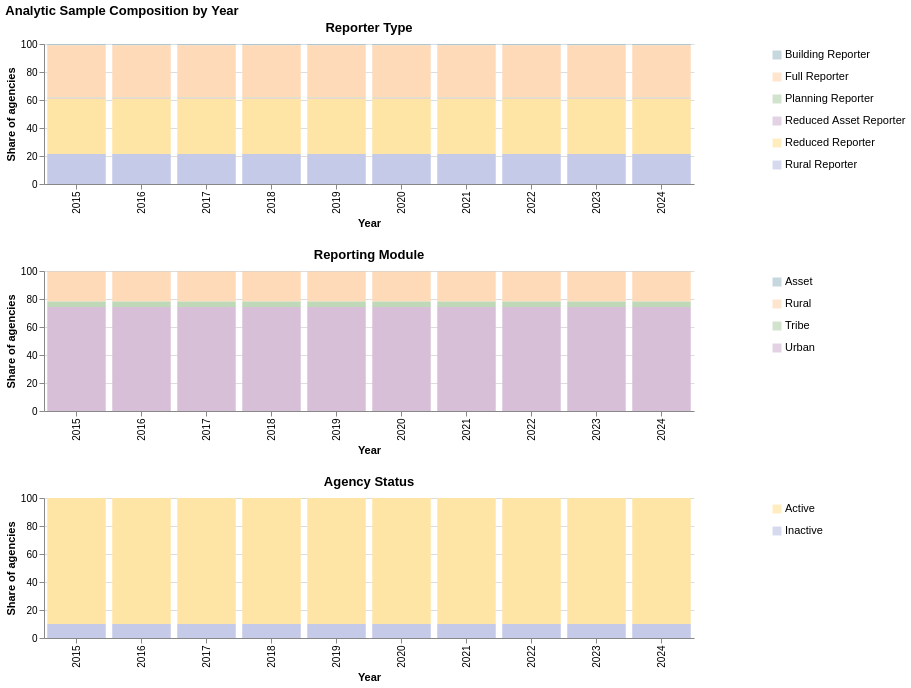

The cell this chart's notebook holds for it:
### Markdown cell above
Analytical Sample Disclaimer: The mode-level analysis includes all available agency observations in the NTD data for each year. Results are not separately segmented by reporter type, reporting module, or agency status in the remaining charts. The composition of the available agency observations by these characteristics is shown in the following composition chart and should be considered when interpreting year-to-year differences in spending, performance, and cost-effectiveness.

### Code cell
sample_chart = chart_ideas.composition_by_year(
    df_merged,
    {
        "reporter_type": "Reporter Type",
        "reporting_module": "Reporting Module",
        "agency_status": "Agency Status",
    },
    chart_title="Analytic Sample Composition by Year"
)

sample_chart

### Figure 1 — Vega specification as saved in the notebook (floating-point values rounded to 4 significant figures)
{"$schema": "https://vega.github.io/schema/vega/v6.json", "data": [{"name": "source_1", "values": [{"category": "Building Reporter", "y": 0}, {"category": "Full Reporter", "y": 1}, {"category": "Planning Reporter", "y": 2}, {"category": "Reduced Asset Reporter", "y": 3}, {"category": "Reduced Reporter", "y": 4}, {"category": "Rural Reporter", "y": 5}]}, {"name": "source_3", "values": [{"category": "Asset", "y": 0}, {"category": "Rural", "y": 1}, {"category": "Tribe", "y": 2}, {"category": "Urban", "y": 3}]}, {"name": "source_5", "values": [{"category": "Active", "y": 0}, {"category": "Inactive", "y": 1}]}, {"name": "source_0", "values": [{"n": 2, "pct": 0.8403, "pct_end": 100.0, "pct_start": 99.16, "reporter_type": "Building Reporter", "year": 2015}, {"n": 89, "pct": 37.39, "pct_end": 99.16, "pct_start": 61.76, "reporter_type": "Full Reporter", "year": 2015}, {"n": 1, "pct": 0.4202, "pct_end": 61.76, "pct_start": 61.34, "reporter_type": "Planning Reporter", "year": 2015}, {"n": 1, "pct": 0.4202, "pct_end": 61.34, "pct_start": 60.92, "reporter_type": "Reduced Asset Reporter", "year": 2015}, {"n": 94, "pct": 39.5, "pct_end": 60.92, "pct_start": 21.43, "reporter_type": "Reduced Reporter", "year": 2015}, {"n": 51, "pct": 21.43, "pct_end": 21.43, "pct_start": 0.0, "reporter_type": "Rural Reporter", "year": 2015}, {"n": 2, "pct": 0.8403, "pct_end": 100.0, "pct_start": 99.16, "reporter_type": "Building Reporter", "year": 2016}, {"n": 89, "pct": 37.39, "pct_end": 99.16, "pct_start": 61.76, "reporter_type": "Full Reporter", "year": 2016}, {"n": 1, "pct": 0.4202, "pct_end": 61.76, "pct_start": 61.34, "reporter_type": "Planning Reporter", "year": 2016}, {"n": 1, "pct": 0.4202, "pct_end": 61.34, "pct_start": 60.92, "reporter_type": "Reduced Asset Reporter", "year": 2016}, {"n": 94, "pct": 39.5, "pct_end": 60.92, "pct_start": 21.43, "reporter_type": "Reduced Reporter", "year": 2016}, {"n": 51, "pct": 21.43, "pct_end": 21.43, "pct_start": 0.0, "reporter_type": "Rural Reporter", "year": 2016}, {"n": 2, "pct": 0.8403, "pct_end": 100.0, "pct_start": 99.16, "reporter_type": "Building Reporter", "year": 2017}, {"n": 89, "pct": 37.39, "pct_end": 99.16, "pct_start": 61.76, "reporter_type": "Full Reporter", "year": 2017}, {"n": 1, "pct": 0.4202, "pct_end": 61.76, "pct_start": 61.34, "reporter_type": "Planning Reporter", "year": 2017}, {"n": 1, "pct": 0.4202, "pct_end": 61.34, "pct_start": 60.92, "reporter_type": "Reduced Asset Reporter", "year": 2017}, {"n": 94, "pct": 39.5, "pct_end": 60.92, "pct_start": 21.43, "reporter_type": "Reduced Reporter", "year": 2017}, {"n": 51, "pct": 21.43, "pct_end": 21.43, "pct_start": 0.0, "reporter_type": "Rural Reporter", "year": 2017}, {"n": 2, "pct": 0.8403, "pct_end": 100.0, "pct_start": 99.16, "reporter_type": "Building Reporter", "year": 2018}, {"n": 89, "pct": 37.39, "pct_end": 99.16, "pct_start": 61.76, "reporter_type": "Full Reporter", "year": 2018}, {"n": 1, "pct": 0.4202, "pct_end": 61.76, "pct_start": 61.34, "reporter_type": "Planning Reporter", "year": 2018}, {"n": 1, "pct": 0.4202, "pct_end": 61.34, "pct_start": 60.92, "reporter_type": "Reduced Asset Reporter", "year": 2018}, {"n": 94, "pct": 39.5, "pct_end": 60.92, "pct_start": 21.43, "reporter_type": "Reduced Reporter", "year": 2018}, {"n": 51, "pct": 21.43, "pct_end": 21.43, "pct_start": 0.0, "reporter_type": "Rural Reporter", "year": 2018}, {"n": 2, "pct": 0.8403, "pct_end": 100.0, "pct_start": 99.16, "reporter_type": "Building Reporter", "year": 2019}, {"n": 89, "pct": 37.39, "pct_end": 99.16, "pct_start": 61.76, "reporter_type": "Full Reporter", "year": 2019}, {"n": 1, "pct": 0.4202, "pct_end": 61.76, "pct_start": 61.34, "reporter_type": "Planning Reporter", "year": 2019}, {"n": 1, "pct": 0.4202, "pct_end": 61.34, "pct_start": 60.92, "reporter_type": "Reduced Asset Reporter", "year": 2019}, {"n": 94, "pct": 39.5, "pct_end": 60.92, "pct_start": 21.43, "reporter_type": "Reduced Reporter", "year": 2019}, {"n": 51, "pct": 21.43, "pct_end": 21.43, "pct_start": 0.0, "reporter_type": "Rural Reporter", "year": 2019}, {"n": 2, "pct": 0.8403, "pct_end": 100.0, "pct_start": 99.16, "reporter_type": "Building Reporter", "year": 2020}, {"n": 89, "pct": 37.39, "pct_end": 99.16, "pct_start": 61.76, "reporter_type": "Full Reporter", "year": 2020}, {"n": 1, "pct": 0.4202, "pct_end": 61.76, "pct_start": 61.34, "reporter_type": "Planning Reporter", "year": 2020}, {"n": 1, "pct": 0.4202, "pct_end": 61.34, "pct_start": 60.92, "reporter_type": "Reduced Asset Reporter", "year": 2020}, {"n": 94, "pct": 39.5, "pct_end": 60.92, "pct_start": 21.43, "reporter_type": "Reduced Reporter", "year": 2020}, {"n": 51, "pct": 21.43, "pct_end": 21.43, "pct_start": 0.0, "reporter_type": "Rural Reporter", "year": 2020}, {"n": 2, "pct": 0.8403, "pct_end": 100.0, "pct_start": 99.16, "reporter_type": "Building Reporter", "year": 2021}, {"n": 89, "pct": 37.39, "pct_end": 99.16, "pct_start": 61.76, "reporter_type": "Full Reporter", "year": 2021}, {"n": 1, "pct": 0.4202, "pct_end": 61.76, "pct_start": 61.34, "reporter_type": "Planning Reporter", "year": 2021}, {"n": 1, "pct": 0.4202, "pct_end": 61.34, "pct_start": 60.92, "reporter_type": "Reduced Asset Reporter", "year": 2021}, {"n": 94, "pct": 39.5, "pct_end": 60.92, "pct_start": 21.43, "reporter_type": "Reduced Reporter", "year": 2021}, {"n": 51, "pct": 21.43, "pct_end": 21.43, "pct_start": 0.0, "reporter_type": "Rural Reporter", "year": 2021}, {"n": 2, "pct": 0.8403, "pct_end": 100.0, "pct_start": 99.16, "reporter_type": "Building Reporter", "year": 2022}, {"n": 89, "pct": 37.39, "pct_end": 99.16, "pct_start": 61.76, "reporter_type": "Full Reporter", "year": 2022}, {"n": 1, "pct": 0.4202, "pct_end": 61.76, "pct_start": 61.34, "reporter_type": "Planning Reporter", "year": 2022}, {"n": 1, "pct": 0.4202, "pct_end": 61.34, "pct_start": 60.92, "reporter_type": "Reduced Asset Reporter", "year": 2022}, {"n": 94, "pct": 39.5, "pct_end": 60.92, "pct_start": 21.43, "reporter_type": "Reduced Reporter", "year": 2022}, {"n": 51, "pct": 21.43, "pct_end": 21.43, "pct_start": 0.0, "reporter_type": "Rural Reporter", "year": 2022}, {"n": 2, "pct": 0.8403, "pct_end": 100.0, "pct_start": 99.16, "reporter_type": "Building Reporter", "year": 2023}, {"n": 89, "pct": 37.39, "pct_end": 99.16, "pct_start": 61.76, "reporter_type": "Full Reporter", "year": 2023}, {"n": 1, "pct": 0.4202, "pct_end": 61.76, "pct_start": 61.34, "reporter_type": "Planning Reporter", "year": 2023}, {"n": 1, "pct": 0.4202, "pct_end": 61.34, "pct_start": 60.92, "reporter_type": "Reduced Asset Reporter", "year": 2023}, {"n": 94, "pct": 39.5, "pct_end": 60.92, "pct_start": 21.43, "reporter_type": "Reduced Reporter", "year": 2023}, {"n": 51, "pct": 21.43, "pct_end": 21.43, "pct_start": 0.0, "reporter_type": "Rural Reporter", "year": 2023}, {"n": 2, "pct": 0.8403, "pct_end": 100.0, "pct_start": 99.16, "reporter_type": "Building Reporter", "year": 2024}, {"n": 89, "pct": 37.39, "pct_end": 99.16, "pct_start": 61.76, "reporter_type": "Full Reporter", "year": 2024}, {"n": 1, "pct": 0.4202, "pct_end": 61.76, "pct_start": 61.34, "reporter_type": "Planning Reporter", "year": 2024}, {"n": 1, "pct": 0.4202, "pct_end": 61.34, "pct_start": 60.92, "reporter_type": "Reduced Asset Reporter", "year": 2024}, {"n": 94, "pct": 39.5, "pct_end": 60.92, "pct_start": 21.43, "reporter_type": "Reduced Reporter", "year": 2024}, {"n": 51, "pct": 21.43, "pct_end": 21.43, "pct_start": 0.0, "reporter_type": "Rural Reporter", "year": 2024}]}, {"name": "source_2", "values": [{"n": 1, "pct": 0.4202, "pct_end": 100.0, "pct_start": 99.58, "reporting_module": "Asset", "year": 2015}, {"n": 51, "pct": 21.43, "pct_end": 99.58, "pct_start": 78.15, "reporting_module": "Rural", "year": 2015}, {"n": 9, "pct": 3.782, "pct_end": 78.15, "pct_start": 74.37, "reporting_module": "Tribe", "year": 2015}, {"n": 177, "pct": 74.37, "pct_end": 74.37, "pct_start": 0.0, "reporting_module": "Urban", "year": 2015}, {"n": 1, "pct": 0.4202, "pct_end": 100.0, "pct_start": 99.58, "reporting_module": "Asset", "year": 2016}, {"n": 51, "pct": 21.43, "pct_end": 99.58, "pct_start": 78.15, "reporting_module": "Rural", "year": 2016}, {"n": 9, "pct": 3.782, "pct_end": 78.15, "pct_start": 74.37, "reporting_module": "Tribe", "year": 2016}, {"n": 177, "pct": 74.37, "pct_end": 74.37, "pct_start": 0.0, "reporting_module": "Urban", "year": 2016}, {"n": 1, "pct": 0.4202, "pct_end": 100.0, "pct_start": 99.58, "reporting_module": "Asset", "year": 2017}, {"n": 51, "pct": 21.43, "pct_end": 99.58, "pct_start": 78.15, "reporting_module": "Rural", "year": 2017}, {"n": 9, "pct": 3.782, "pct_end": 78.15, "pct_start": 74.37, "reporting_module": "Tribe", "year": 2017}, {"n": 177, "pct": 74.37, "pct_end": 74.37, "pct_start": 0.0, "reporting_module": "Urban", "year": 2017}, {"n": 1, "pct": 0.4202, "pct_end": 100.0, "pct_start": 99.58, "reporting_module": "Asset", "year": 2018}, {"n": 51, "pct": 21.43, "pct_end": 99.58, "pct_start": 78.15, "reporting_module": "Rural", "year": 2018}, {"n": 9, "pct": 3.782, "pct_end": 78.15, "pct_start": 74.37, "reporting_module": "Tribe", "year": 2018}, {"n": 177, "pct": 74.37, "pct_end": 74.37, "pct_start": 0.0, "reporting_module": "Urban", "year": 2018}, {"n": 1, "pct": 0.4202, "pct_end": 100.0, "pct_start": 99.58, "reporting_module": "Asset", "year": 2019}, {"n": 51, "pct": 21.43, "pct_end": 99.58, "pct_start": 78.15, "reporting_module": "Rural", "year": 2019}, {"n": 9, "pct": 3.782, "pct_end": 78.15, "pct_start": 74.37, "reporting_module": "Tribe", "year": 2019}, {"n": 177, "pct": 74.37, "pct_end": 74.37, "pct_start": 0.0, "reporting_module": "Urban", "year": 2019}, {"n": 1, "pct": 0.4202, "pct_end": 100.0, "pct_start": 99.58, "reporting_module": "Asset", "year": 2020}, {"n": 51, "pct": 21.43, "pct_end": 99.58, "pct_start": 78.15, "reporting_module": "Rural", "year": 2020}, {"n": 9, "pct": 3.782, "pct_end": 78.15, "pct_start": 74.37, "reporting_module": "Tribe", "year": 2020}, {"n": 177, "pct": 74.37, "pct_end": 74.37, "pct_start": 0.0, "reporting_module": "Urban", "year": 2020}, {"n": 1, "pct": 0.4202, "pct_end": 100.0, "pct_start": 99.58, "reporting_module": "Asset", "year": 2021}, {"n": 51, "pct": 21.43, "pct_end": 99.58, "pct_start": 78.15, "reporting_module": "Rural", "year": 2021}, {"n": 9, "pct": 3.782, "pct_end": 78.15, "pct_start": 74.37, "reporting_module": "Tribe", "year": 2021}, {"n": 177, "pct": 74.37, "pct_end": 74.37, "pct_start": 0.0, "reporting_module": "Urban", "year": 2021}, {"n": 1, "pct": 0.4202, "pct_end": 100.0, "pct_start": 99.58, "reporting_module": "Asset", "year": 2022}, {"n": 51, "pct": 21.43, "pct_end": 99.58, "pct_start": 78.15, "reporting_module": "Rural", "year": 2022}, {"n": 9, "pct": 3.782, "pct_end": 78.15, "pct_start": 74.37, "reporting_module": "Tribe", "year": 2022}, {"n": 177, "pct": 74.37, "pct_end": 74.37, "pct_start": 0.0, "reporting_module": "Urban", "year": 2022}, {"n": 1, "pct": 0.4202, "pct_end": 100.0, "pct_start": 99.58, "reporting_module": "Asset", "year": 2023}, {"n": 51, "pct": 21.43, "pct_end": 99.58, "pct_start": 78.15, "reporting_module": "Rural", "year": 2023}, {"n": 9, "pct": 3.782, "pct_end": 78.15, "pct_start": 74.37, "reporting_module": "Tribe", "year": 2023}, {"n": 177, "pct": 74.37, "pct_end": 74.37, "pct_start": 0.0, "reporting_module": "Urban", "year": 2023}, {"n": 1, "pct": 0.4202, "pct_end": 100.0, "pct_start": 99.58, "reporting_module": "Asset", "year": 2024}, {"n": 51, "pct": 21.43, "pct_end": 99.58, "pct_start": 78.15, "reporting_module": "Rural", "year": 2024}, {"n": 9, "pct": 3.782, "pct_end": 78.15, "pct_start": 74.37, "reporting_module": "Tribe", "year": 2024}, {"n": 177, "pct": 74.37, "pct_end": 74.37, "pct_start": 0.0, "reporting_module": "Urban", "year": 2024}]}, {"name": "source_4", "values": [{"agency_status": "Active", "n": 215, "pct": 89.96, "pct_end": 100.0, "pct_start": 10.04, "year": 2015}, {"agency_status": "Inactive", "n": 24, "pct": 10.04, "pct_end": 10.04, "pct_start": 0.0, "year": 2015}, {"agency_status": "Active", "n": 215, "pct": 89.96, "pct_end": 100.0, "pct_start": 10.04, "year": 2016}, {"agency_status": "Inactive", "n": 24, "pct": 10.04, "pct_end": 10.04, "pct_start": 0.0, "year": 2016}, {"agency_status": "Active", "n": 215, "pct": 89.96, "pct_end": 100.0, "pct_start": 10.04, "year": 2017}, {"agency_status": "Inactive", "n": 24, "pct": 10.04, "pct_end": 10.04, "pct_start": 0.0, "year": 2017}, {"agency_status": "Active", "n": 215, "pct": 89.96, "pct_end": 100.0, "pct_start": 10.04, "year": 2018}, {"agency_status": "Inactive", "n": 24, "pct": 10.04, "pct_end": 10.04, "pct_start": 0.0, "year": 2018}, {"agency_status": "Active", "n": 215, "pct": 89.96, "pct_end": 100.0, "pct_start": 10.04, "year": 2019}, {"agency_status": "Inactive", "n": 24, "pct": 10.04, "pct_end": 10.04, "pct_start": 0.0, "year": 2019}, {"agency_status": "Active", "n": 215, "pct": 89.96, "pct_end": 100.0, "pct_start": 10.04, "year": 2020}, {"agency_status": "Inactive", "n": 24, "pct": 10.04, "pct_end": 10.04, "pct_start": 0.0, "year": 2020}, {"agency_status": "Active", "n": 215, "pct": 89.96, "pct_end": 100.0, "pct_start": 10.04, "year": 2021}, {"agency_status": "Inactive", "n": 24, "pct": 10.04, "pct_end": 10.04, "pct_start": 0.0, "year": 2021}, {"agency_status": "Active", "n": 215, "pct": 89.96, "pct_end": 100.0, "pct_start": 10.04, "year": 2022}, {"agency_status": "Inactive", "n": 24, "pct": 10.04, "pct_end": 10.04, "pct_start": 0.0, "year": 2022}, {"agency_status": "Active", "n": 215, "pct": 89.96, "pct_end": 100.0, "pct_start": 10.04, "year": 2023}, {"agency_status": "Inactive", "n": 24, "pct": 10.04, "pct_end": 10.04, "pct_start": 0.0, "year": 2023}, {"agency_status": "Active", "n": 215, "pct": 89.96, "pct_end": 100.0, "pct_start": 10.04, "year": 2024}, {"agency_status": "Inactive", "n": 24, "pct": 10.04, "pct_end": 10.04, "pct_start": 0.0, "year": 2024}]}, {"name": "source_0_concat_0_concat_0_x_domain_year", "values": [{"year": 2015}, {"year": 2016}, {"year": 2017}, {"year": 2018}, {"year": 2019}, {"year": 2020}, {"year": 2021}, {"year": 2022}, {"year": 2023}, {"year": 2024}]}, {"name": "source_1_concat_0_concat_1_y_domain_y", "values": [{"y": 0}, {"y": 1}, {"y": 2}, {"y": 3}, {"y": 4}, {"y": 5}]}, {"name": "source_2_concat_1_concat_0_x_domain_year", "values": [{"year": 2015}, {"year": 2016}, {"year": 2017}, {"year": 2018}, {"year": 2019}, {"year": 2020}, {"year": 2021}, {"year": 2022}, {"year": 2023}, {"year": 2024}]}, {"name": "source_3_concat_1_concat_1_y_domain_y", "values": [{"y": 0}, {"y": 1}, {"y": 2}, {"y": 3}]}, {"name": "source_4_concat_2_concat_0_x_domain_year", "values": [{"year": 2015}, {"year": 2016}, {"year": 2017}, {"year": 2018}, {"year": 2019}, {"year": 2020}, {"year": 2021}, {"year": 2022}, {"year": 2023}, {"year": 2024}]}, {"name": "source_5_concat_2_concat_1_y_domain_y", "values": [{"y": 0}, {"y": 1}]}], "signals": [{"name": "concat_0_concat_0_width", "value": 650}, {"name": "concat_0_concat_0_height", "value": 140}, {"name": "concat_0_concat_1_width", "value": 150}, {"name": "concat_0_concat_1_height", "value": 132}, {"name": "concat_1_concat_0_width", "value": 650}, {"name": "concat_1_concat_0_height", "value": 140}, {"name": "concat_1_concat_1_width", "value": 150}, {"name": "concat_1_concat_1_height", "value": 88}, {"name": "concat_2_concat_0_width", "value": 650}, {"name": "concat_2_concat_0_height", "value": 140}, {"name": "concat_2_concat_1_width", "value": 150}, {"name": "concat_2_concat_1_height", "value": 44}], "marks": [{"type": "group", "name": "concat_0_group", "marks": [{"type": "group", "name": "concat_0_concat_0_group", "encode": {"update": {"height": {"signal": "concat_0_concat_0_height"}, "width": {"signal": "concat_0_concat_0_width"}}}, "marks": [{"type": "rect", "name": "concat_0_concat_0_marks", "from": {"data": "source_0"}, "encode": {"update": {"x": {"field": "year", "scale": "concat_0_concat_0_x"}, "fill": {"field": "reporter_type", "scale": "color"}, "width": {"signal": "max(0.25, bandwidth('concat_0_concat_0_x'))"}, "y2": {"field": "pct_start", "scale": "concat_0_concat_0_y"}, "tooltip": {"signal": "{\"year\": isValid(datum[\"year\"]) ? isArray(datum[\"year\"]) ? join(datum[\"year\"], '\\n') : datum[\"year\"] : \"\"+datum[\"year\"], \"Reporter Type\": isValid(datum[\"reporter_type\"]) ? isArray(datum[\"reporter_type\"]) ? join(datum[\"reporter_type\"], '\\n') : datum[\"reporter_type\"] : \"\"+datum[\"reporter_type\"], \"n\": format(datum[\"n\"], \"\"), \"Share\": format(datum[\"pct\"], \".1f\")}"}, "y": {"field": "pct_end", "scale": "concat_0_concat_0_y"}}}, "style": ["bar"]}], "axes": [{"scale": "concat_0_concat_0_y", "labels": false, "minExtent": 0, "ticks": false, "orient": "left", "grid": true, "aria": false, "gridScale": "concat_0_concat_0_x", "maxExtent": 0, "tickCount": {"signal": "ceil(concat_0_concat_0_height/40)"}, "domain": false, "zindex": 0}, {"scale": "concat_0_concat_0_x", "orient": "bottom", "grid": false, "labelBaseline": "middle", "zindex": 0, "labelAlign": "right", "labelAngle": 270, "title": "Year"}, {"scale": "concat_0_concat_0_y", "tickCount": {"signal": "ceil(concat_0_concat_0_height/40)"}, "grid": false, "zindex": 0, "title": "Share of agencies", "labelOverlap": true, "orient": "left"}], "title": {"text": "Reporter Type", "frame": "group"}, "style": "cell"}, {"type": "group", "name": "concat_0_concat_1_group", "encode": {"update": {"width": {"signal": "concat_0_concat_1_width"}, "height": {"signal": "concat_0_concat_1_height"}}}, "marks": [{"type": "symbol", "name": "concat_0_concat_1_layer_0_marks", "from": {"data": "source_1"}, "encode": {"update": {"opacity": {"value": 0.7}, "fill": {"field": "category", "scale": "color"}, "y": {"field": "y", "scale": "concat_0_concat_1_y"}, "shape": {"value": "square"}, "x": {"signal": "concat_0_concat_1_width", "mult": 0.5}, "size": {"value": 80}}}, "style": ["square"]}, {"type": "text", "name": "concat_0_concat_1_layer_1_marks", "from": {"data": "source_1"}, "encode": {"update": {"dx": {"value": 8}, "baseline": {"value": "middle"}, "x": {"signal": "concat_0_concat_1_width", "mult": 0.5}, "text": {"signal": "isValid(datum[\"category\"]) ? datum[\"category\"] : \"\"+datum[\"category\"]"}, "y": {"field": "y", "scale": "concat_0_concat_1_y"}, "fontSize": {"value": 11}, "align": {"value": "left"}, "fill": {"value": "black"}}}, "style": ["text"]}], "style": "cell"}], "layout": {"padding": 8, "bounds": "full", "align": "each"}}, {"type": "group", "name": "concat_1_group", "marks": [{"type": "group", "name": "concat_1_concat_0_group", "encode": {"update": {"height": {"signal": "concat_1_concat_0_height"}, "width": {"signal": "concat_1_concat_0_width"}}}, "marks": [{"type": "rect", "name": "concat_1_concat_0_marks", "from": {"data": "source_2"}, "encode": {"update": {"width": {"signal": "max(0.25, bandwidth('concat_1_concat_0_x'))"}, "y2": {"field": "pct_start", "scale": "concat_1_concat_0_y"}, "tooltip": {"signal": "{\"year\": isValid(datum[\"year\"]) ? isArray(datum[\"year\"]) ? join(datum[\"year\"], '\\n') : datum[\"year\"] : \"\"+datum[\"year\"], \"Reporting Module\": isValid(datum[\"reporting_module\"]) ? isArray(datum[\"reporting_module\"]) ? join(datum[\"reporting_module\"], '\\n') : datum[\"reporting_module\"] : \"\"+datum[\"reporting_module\"], \"n\": format(datum[\"n\"], \"\"), \"Share\": format(datum[\"pct\"], \".1f\")}"}, "x": {"field": "year", "scale": "concat_1_concat_0_x"}, "fill": {"field": "reporting_module", "scale": "color"}, "y": {"field": "pct_end", "scale": "concat_1_concat_0_y"}}}, "style": ["bar"]}], "axes": [{"scale": "concat_1_concat_0_y", "tickCount": {"signal": "ceil(concat_1_concat_0_height/40)"}, "domain": false, "zindex": 0, "orient": "left", "minExtent": 0, "grid": true, "gridScale": "concat_1_concat_0_x", "aria": false, "labels": false, "maxExtent": 0, "ticks": false}, {"scale": "concat_1_concat_0_x", "zindex": 0, "orient": "bottom", "labelBaseline": "middle", "labelAlign": "right", "labelAngle": 270, "title": "Year", "grid": false}, {"scale": "concat_1_concat_0_y", "grid": false, "title": "Share of agencies", "zindex": 0, "tickCount": {"signal": "ceil(concat_1_concat_0_height/40)"}, "orient": "left", "labelOverlap": true}], "title": {"text": "Reporting Module", "frame": "group"}, "style": "cell"}, {"type": "group", "name": "concat_1_concat_1_group", "encode": {"update": {"height": {"signal": "concat_1_concat_1_height"}, "width": {"signal": "concat_1_concat_1_width"}}}, "marks": [{"type": "symbol", "name": "concat_1_concat_1_layer_0_marks", "from": {"data": "source_3"}, "encode": {"update": {"shape": {"value": "square"}, "size": {"value": 80}, "fill": {"field": "category", "scale": "color"}, "x": {"signal": "concat_1_concat_1_width", "mult": 0.5}, "y": {"field": "y", "scale": "concat_1_concat_1_y"}, "opacity": {"value": 0.7}}}, "style": ["square"]}, {"type": "text", "name": "concat_1_concat_1_layer_1_marks", "from": {"data": "source_3"}, "encode": {"update": {"align": {"value": "left"}, "y": {"field": "y", "scale": "concat_1_concat_1_y"}, "x": {"signal": "concat_1_concat_1_width", "mult": 0.5}, "fontSize": {"value": 11}, "fill": {"value": "black"}, "dx": {"value": 8}, "text": {"signal": "isValid(datum[\"category\"]) ? datum[\"category\"] : \"\"+datum[\"category\"]"}, "baseline": {"value": "middle"}}}, "style": ["text"]}], "style": "cell"}], "layout": {"padding": 8, "bounds": "full", "align": "each"}}, {"type": "group", "name": "concat_2_group", "marks": [{"type": "group", "name": "concat_2_concat_0_group", "encode": {"update": {"height": {"signal": "concat_2_concat_0_height"}, "width": {"signal": "concat_2_concat_0_width"}}}, "marks": [{"type": "rect", "name": "concat_2_concat_0_marks", "from": {"data": "source_4"}, "encode": {"update": {"y2": {"field": "pct_start", "scale": "concat_2_concat_0_y"}, "tooltip": {"signal": "{\"year\": isValid(datum[\"year\"]) ? isArray(datum[\"year\"]) ? join(datum[\"year\"], '\\n') : datum[\"year\"] : \"\"+datum[\"year\"], \"Agency Status\": isValid(datum[\"agency_status\"]) ? isArray(datum[\"agency_status\"]) ? join(datum[\"agency_status\"], '\\n') : datum[\"agency_status\"] : \"\"+datum[\"agency_status\"], \"n\": format(datum[\"n\"], \"\"), \"Share\": format(datum[\"pct\"], \".1f\")}"}, "x": {"field": "year", "scale": "concat_2_concat_0_x"}, "fill": {"field": "agency_status", "scale": "color"}, "y": {"field": "pct_end", "scale": "concat_2_concat_0_y"}, "width": {"signal": "max(0.25, bandwidth('concat_2_concat_0_x'))"}}}, "style": ["bar"]}], "axes": [{"scale": "concat_2_concat_0_y", "ticks": false, "maxExtent": 0, "orient": "left", "aria": false, "gridScale": "concat_2_concat_0_x", "grid": true, "labels": false, "minExtent": 0, "tickCount": {"signal": "ceil(concat_2_concat_0_height/40)"}, "zindex": 0, "domain": false}, {"scale": "concat_2_concat_0_x", "grid": false, "labelAngle": 270, "labelAlign": "right", "labelBaseline": "middle", "zindex": 0, "orient": "bottom", "title": "Year"}, {"scale": "concat_2_concat_0_y", "tickCount": {"signal": "ceil(concat_2_concat_0_height/40)"}, "orient": "left", "grid": false, "zindex": 0, "labelOverlap": true, "title": "Share of agencies"}], "title": {"text": "Agency Status", "frame": "group"}, "style": "cell"}, {"type": "group", "name": "concat_2_concat_1_group", "encode": {"update": {"height": {"signal": "concat_2_concat_1_height"}, "width": {"signal": "concat_2_concat_1_width"}}}, "marks": [{"type": "symbol", "name": "concat_2_concat_1_layer_0_marks", "from": {"data": "source_5"}, "encode": {"update": {"fill": {"field": "category", "scale": "color"}, "opacity": {"value": 0.7}, "y": {"field": "y", "scale": "concat_2_concat_1_y"}, "size": {"value": 80}, "x": {"signal": "concat_2_concat_1_width", "mult": 0.5}, "shape": {"value": "square"}}}, "style": ["square"]}, {"type": "text", "name": "concat_2_concat_1_layer_1_marks", "from": {"data": "source_5"}, "encode": {"update": {"fill": {"value": "black"}, "text": {"signal": "isValid(datum[\"category\"]) ? datum[\"category\"] : \"\"+datum[\"category\"]"}, "dx": {"value": 8}, "y": {"field": "y", "scale": "concat_2_concat_1_y"}, "baseline": {"value": "middle"}, "x": {"signal": "concat_2_concat_1_width", "mult": 0.5}, "align": {"value": "left"}, "fontSize": {"value": 11}}}, "style": ["text"]}], "style": "cell"}], "layout": {"padding": 8, "bounds": "full", "align": "each"}}], "scales": [{"name": "color", "type": "ordinal", "domain": {"fields": [["Building Reporter", "Full Reporter", "Planning Reporter", "Reduced Asset Reporter", "Reduced Reporter", "Rural Reporter"], ["Asset", "Rural", "Tribe", "Urban"], ["Active", "Inactive"]]}, "range": ["#AEC6CF", "#FFDAB9", "#BFD8B8", "#D8BFD8", "#FFE5A5", "#C5CAE9"]}, {"name": "concat_0_concat_0_x", "type": "band", "domain": {"data": "source_0_concat_0_concat_0_x_domain_year", "field": "year", "sort": true}, "range": [0, {"signal": "concat_0_concat_0_width"}], "paddingInner": 0.1, "paddingOuter": 0.05}, {"name": "concat_0_concat_0_y", "type": "linear", "domain": [0, 100], "range": [{"signal": "concat_0_concat_0_height"}, 0], "zero": true}, {"name": "concat_0_concat_1_y", "type": "point", "domain": {"data": "source_1_concat_0_concat_1_y_domain_y", "field": "y", "sort": true}, "range": [0, {"signal": "concat_0_concat_1_height"}], "padding": 0.5}, {"name": "concat_1_concat_0_x", "type": "band", "domain": {"data": "source_2_concat_1_concat_0_x_domain_year", "field": "year", "sort": true}, "range": [0, {"signal": "concat_1_concat_0_width"}], "paddingInner": 0.1, "paddingOuter": 0.05}, {"name": "concat_1_concat_0_y", "type": "linear", "domain": [0, 100], "range": [{"signal": "concat_1_concat_0_height"}, 0], "zero": true}, {"name": "concat_1_concat_1_y", "type": "point", "domain": {"data": "source_3_concat_1_concat_1_y_domain_y", "field": "y", "sort": true}, "range": [0, {"signal": "concat_1_concat_1_height"}], "padding": 0.5}, {"name": "concat_2_concat_0_x", "type": "band", "domain": {"data": "source_4_concat_2_concat_0_x_domain_year", "field": "year", "sort": true}, "range": [0, {"signal": "concat_2_concat_0_width"}], "paddingOuter": 0.05, "paddingInner": 0.1}, {"name": "concat_2_concat_0_y", "type": "linear", "domain": [0, 100], "range": [{"signal": "concat_2_concat_0_height"}, 0], "zero": true}, {"name": "concat_2_concat_1_y", "type": "point", "domain": {"data": "source_5_concat_2_concat_1_y_domain_y", "field": "y", "sort": true}, "range": [0, {"signal": "concat_2_concat_1_height"}], "padding": 0.5}], "title": {"text": "Analytic Sample Composition by Year", "anchor": "start"}, "layout": {"padding": 20, "columns": 1, "bounds": "full", "align": "each"}, "config": {"style": {"cell": {"strokeWidth": 0}}}, "background": "white", "padding": 5}
